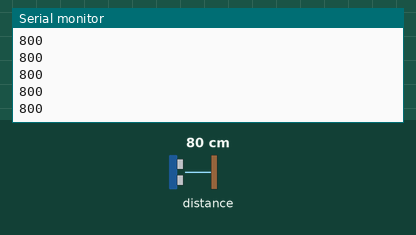
A sketch run on a simulated Arduino Uno, built with avr-gcc and run on an emulated ATmega328P. Shown: the last lines printed to the serial monitor. The inputs (shaded band) are chosen by the test bench; at power-on: distance to the obstacle 80 cm.

Above: at 1.2 s.
1.3 s: distance to the obstacle set to 2 cm
At 1.8 s:
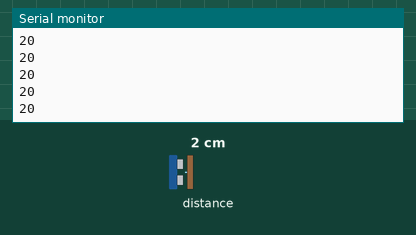
2.8 s: distance to the obstacle set to 4 cm
At 3.3 s:
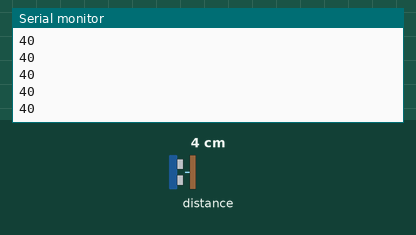
Timing chart, 0 to 5.8 s (numbered marks = the images above; inputs shaded):
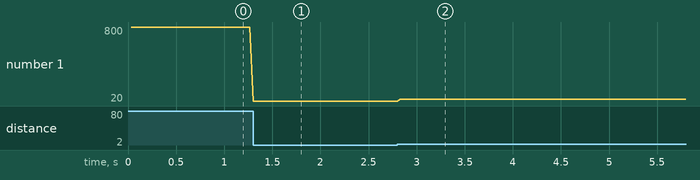

The sketch:

audiometr_code.ino
```cpp
#include <Wire.h>
#include <VL53L0X.h>

VL53L0X sensor;

// Раскомментируйте строку ниже, чтобы использовать дальний режим.
// Это увеличивает чувствительность датчика и расширяет его потенциальный диапазон,
// но увеличивает вероятность получения неточных показаний
// из-за отражений от объектов, отличных от намеченной цели.
// Лучше всего работает в темноте.

//#define LONG_RANGE

// Раскомментируйте одну из двух строк ниже, чтобы получить:
// - более высокую скорость за счет меньшей точности ИЛИ
// - более высокую точность за счет меньшей скорости

//#define HIGH_SPEED
//#define HIGH_ACCURACY

void setup()
{
  Serial.begin(9600);
  Wire.begin();

  sensor.setTimeout(500);
  if (!sensor.init())
  {
    Serial.println("Не удалось обнаружить и инициализировать датчик!");
    while (1) {}
  }

#if defined LONG_RANGE
  // понижает предел скорости обратного сигнала (по умолчанию 0,25 MCPS (мчип/с))
  sensor.setSignalRateLimit(0.1);
  // увеличить периоды лазерного импульса (по умолчанию 14 и 10 PCLK)
  // * - PCLK — это частота периферии
  sensor.setVcselPulsePeriod(VL53L0X::VcselPeriodPreRange, 18);
  sensor.setVcselPulsePeriod(VL53L0X::VcselPeriodFinalRange, 14);
#endif

#if defined HIGH_SPEED
  // уменьшить тайминг до 20 мс (по умолчанию около 33 мс)
  sensor.setMeasurementTimingBudget(20000);
#elif defined HIGH_ACCURACY
  // увеличить тайминг 200 мс
  sensor.setMeasurementTimingBudget(200000);
#endif
}

void loop()
{
  Serial.print(sensor.readRangeSingleMillimeters());
  if (sensor.timeoutOccurred()) { Serial.print(" ТАЙМАУТ"); }

  Serial.println();
}
```

Measured:
- after the input at 1.3 s, the serial monitor: prints a new line at once (image 1)
- after the input at 2.8 s, the serial monitor: prints a new line at once (image 2)
- plotted number 1: 800 → 20 after the input at 1.3 s, 20 → 40 after the input at 2.8 s
